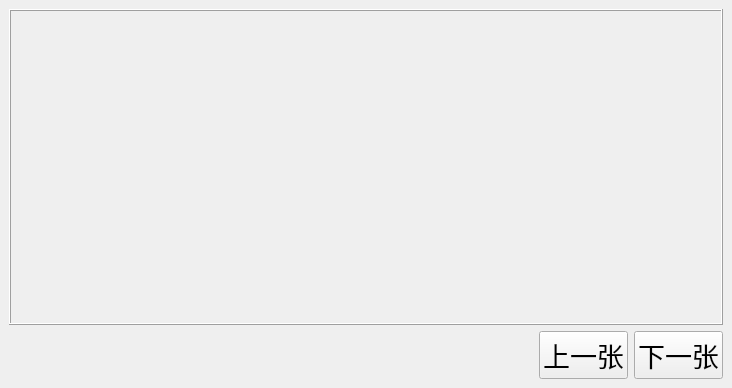
<?xml version="1.0" encoding="UTF-8"?>
<ui version="4.0">
 <class>Printer</class>
 <widget class="QMainWindow" name="Printer">
  <property name="geometry">
   <rect>
    <x>0</x>
    <y>0</y>
    <width>732</width>
    <height>388</height>
   </rect>
  </property>
  <property name="font">
   <font>
    <pointsize>20</pointsize>
   </font>
  </property>
  <property name="windowTitle">
   <string>图图秀</string>
  </property>
  <widget class="QWidget" name="centralwidget">
   <layout class="QVBoxLayout" name="verticalLayout_2">
    <item>
     <layout class="QVBoxLayout" name="verticalLayout">
      <item>
       <widget class="QFrame" name="frame">
        <property name="sizePolicy">
         <sizepolicy hsizetype="Preferred" vsizetype="Expanding">
          <horstretch>0</horstretch>
          <verstretch>0</verstretch>
         </sizepolicy>
        </property>
        <property name="frameShape">
         <enum>QFrame::Box</enum>
        </property>
        <property name="frameShadow">
         <enum>QFrame::Raised</enum>
        </property>
       </widget>
      </item>
      <item>
       <layout class="QHBoxLayout" name="horizontalLayout">
        <item>
         <spacer name="horizontalSpacer">
          <property name="orientation">
           <enum>Qt::Horizontal</enum>
          </property>
          <property name="sizeHint" stdset="0">
           <size>
            <width>40</width>
            <height>20</height>
           </size>
          </property>
         </spacer>
        </item>
        <item>
         <widget class="QPushButton" name="prevBtn">
          <property name="text">
           <string>上一张</string>
          </property>
         </widget>
        </item>
        <item>
         <widget class="QPushButton" name="nextBtn">
          <property name="text">
           <string>下一张</string>
          </property>
         </widget>
        </item>
       </layout>
      </item>
     </layout>
    </item>
   </layout>
  </widget>
  <widget class="QMenuBar" name="menubar">
   <property name="geometry">
    <rect>
     <x>0</x>
     <y>0</y>
     <width>732</width>
     <height>21</height>
    </rect>
   </property>
  </widget>
 </widget>
 <resources/>
 <connections/>
</ui>
